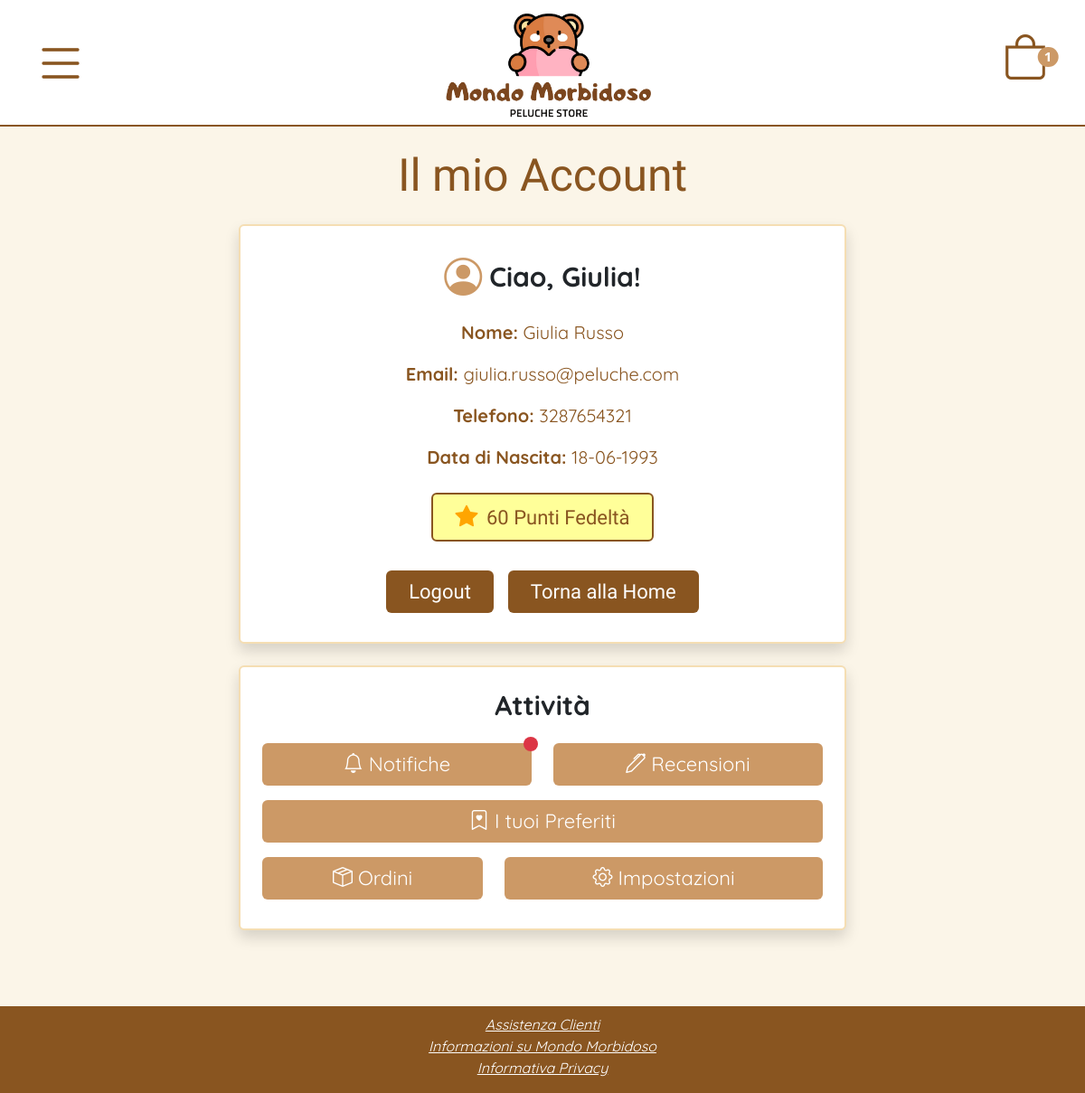
The page /php/account.php (signed in) on the database its author committed.
### tables this page shows
create table UTENTE (
     E_mail VARCHAR(100) not null,
     Nome VARCHAR(50) not null,
     Cognome VARCHAR(50) not null,
     Numero_telefono VARCHAR(15),
     Data_di_nascita DATE default null,
     Password VARCHAR(255) not null,
     Punti INT not null default 0,
     Admin BOOLEAN not null default false,
     primary key (E_mail));

### utilities/functions.php (called while the page is built, shortened)
<?php
function isUserLoggedIn() {
    return isset($_SESSION['utente']);
}
function getFormattedDate($data) {
    return DateTime::createFromFormat('Y-m-d', $data)->format('d-m-Y');
}
function isAdminLoggedIn() {
    return isset($_SESSION['utente']) && isset($_SESSION['admin']) && $_SESSION['admin'];
}
?>

### php/account.php (called while the page is built, shortened)
<?php
require_once("bootstrap.php");
$userDetails = $dbhost->getUserDetails($_SESSION["utente"]);
$numeronotifiche = $dbhost->getUserNewMessages($_SESSION["utente"]);
require("../template/base.php");
?>

### db/database.php (called while the page is built, shortened)
<?php
class DatabaseHelper {
    private $db;
    public function __construct($servername, $username, $password, $dbname, $port) {
        $this->db = new mysqli($servername, $username, $password, $dbname, $port);
    }
    public function getUserDetails($email) {
        $query = "SELECT E_mail, Nome, Cognome, Numero_telefono, Data_di_nascita, Punti FROM UTENTE WHERE E_mail = ?";
        $stmt = $this->db->prepare($query);
        $stmt->bind_param("s", $email);
        $stmt->execute();
        $result = $stmt->get_result();
        return $result->fetch_assoc();
    }
    public function getUserNewMessages($email) {
        $query = "SELECT COUNT(*) AS nuovenotifiche FROM notifica WHERE E_mail = ? AND Stato = 0";
        $stmt = $this->db->prepare($query);
        $stmt->bind_param('s', $email);
        $stmt->execute();
        $result = $stmt->get_result();
        $row = $result->fetch_assoc();
        return $row["nuovenotifiche"];
    }
}
?>

### php/bootstrap.php (called while the page is built, shortened)
<?php
require_once("../utilities/functions.php");
require_once("../db/database.php");
$dbhost = new DatabaseHelper("localhost", "root", "", "morbidoso", 3306);
?>

### template/accountC.php (the view, shortened to what this page needs)
<?php if (isAdminLoggedIn()): ?>
    <div class="container mt-4 ps-4 pe-4 cont-account">
        <h1 class="title">Account Admin</h1>
        <section class="card p-4 mb-4 mt-4 card-border shadow">
            <div class="d-flex align-items-center justify-content-center">
                <span class="bi bi-person-circle me-2" aria-hidden="true"></span>
                <h2 class="fw-bold text mb-0">Ciao, <?php echo $userDetails["Nome"] ?>!</h2>
            </div>
            <div class="d-flex flex-column align-items-center mt-3">
                <p class="text"><strong>Nome: </strong><?php echo $userDetails["Nome"] . " " . $userDetails["Cognome"]; ?></p>
                <p class="text"><strong>Email: </strong><?php echo $userDetails["E_mail"] ?></p>
                <p class="text"><strong>Telefono: </strong><?php echo $userDetails["Numero_telefono"]  != null ? $userDetails['Numero_telefono'] : 'Non Disponibile' ?></p>
                <p class="text"><strong>Data di Nascita: </strong><?php echo $userDetails['Data_di_nascita'] != '0000-00-00' ? getFormattedDate($userDetails["Data_di_nascita"]) : 'Non Disponibile' ?></p>
                <div class="d-flex align-items-center mt-4 mb-2">
                    <form method="POST" action="login.php">
                        <button type="submit" name="logout" class="btn button me-2 ps-4 pe-4">Logout</button>
                    </form>
                    <a href="../php/index.php" class="btn ms-2 button ps-4 pe-4">Torna alla Home</a>
                </div>
            </div>
        </section>
        <section class="card p-4 shadow card-border">
            <h3 class="text fw-bold">Attività Admin</h3>
            <div class="row mb-3 mt-3">
                <div class="col-6">
                    <a href="../php/notifiche.php" class="btn button-light w-100 position-relative d-flex align-items-center justify-content-center">
                        <span class="bi bi-bell ms-1 me-1" aria-hidden="true"></span>
                        Gestione Notifiche
                        <?php if($numeronotifiche != 0): ?>
                            <span class="position-absolute top-0 start-100 translate-middle p-2 bg-danger rounded-circle nuova-notifica">
                                <span class="visually-hidden">New alerts</span>
                            </span>
                        <?php endif; ?>
                    </a>
                </div>
                <div class="col-6">
                    <a href="../php/ordini.php" class="btn button-light w-100 d-flex align-items-center justify-content-center">
                        <span class="bi bi-box-seam ms-1 me-1" aria-hidden="true"></span>
                        Gestione Ordini
                    </a>
                </div>
            </div>
            <div class="text-center mb-3">
                <a href="../php/recensioni.php" class="btn button-light w-100 d-flex align-items-center justify-content-center">
                    <span class="bi bi-pen ms-1 me-1" aria-hidden="true"></span>
                    Gestione Recensioni
                </a>
            </div>
            <div class="row mb-2">
                <div class="col-6">
                    <a href="../php/prodotti.php" class="btn button-light w-100 d-flex align-items-center justify-content-center">
                        <span class="bi bi-boxes ms-1 me-1" aria-hidden="true"></span>
                        Gestione Prodotti
                    </a>
                </div>
                <div class="col-6">
                    <a href="../php/gestioneAccount.php" class="btn button-light w-100 d-flex align-items-center justify-content-center">
                        <span class="bi bi-people ms-1 me-1" aria-hidden="true"></span>
                        Gestione Utenti
                    </a>
                </div>
            </div>
        </section>
    </div>
<?php elseif (isUserLoggedIn()): ?>
    <div class="container mt-4 ps-4 pe-4 cont-account">
        <h1 class="title">Il mio Account</h1>
        <section class="card p-4 mb-4 mt-4 card-border shadow">
            <div class="d-flex align-items-center justify-content-center">
                <span class="bi bi-person-circle me-2" aria-hidden="true"></span>
                <h2 class="fw-bold text mb-0">Ciao, <?php echo $userDetails["Nome"] ?>!</h2>
            </div>
            <div class="d-flex flex-column align-items-center mt-3">
                <p class="text"><strong>Nome: </strong><?php echo $userDetails["Nome"] . " " . $userDetails["Cognome"]; ?></p>
                <p class="text"><strong>Email: </strong><?php echo $userDetails["E_mail"] ?></p>
                <p class="text"><strong>Telefono: </strong><?php echo $userDetails["Numero_telefono"]  != null ? $userDetails['Numero_telefono'] : 'Non disponibile' ?></p>
                <p class="text"><strong>Data di Nascita: </strong><?php echo $userDetails['Data_di_nascita'] != '0000-00-00' ? getFormattedDate($userDetails["Data_di_nascita"]) : 'Non disponibile' ?></p>
                <button type="button" class="btn button-outline mb-2 mt-2 pe-4 ps-4 btn-points" data-bs-toggle="collapse" data-bs-target="#collapsePoints" aria-expanded="false" aria-controls="collapsePoints">
                    <span class="bi bi-star-fill me-1" aria-hidden="true"></span> <?php echo $userDetails["Punti"]; ?> Punti Fedeltà
                </button>
                <div class="d-flex align-items-center mt-4 mb-2">
                    <form method="POST" action="login.php">
                        <button type="submit" name="logout" class="btn button me-2 ps-4 pe-4">Logout</button>
                    </form>
                    <a href="../php/index.php" class="btn ms-2 button ps-4 pe-4">Torna alla Home</a>
                </div>
            </div>
        </section>
        <section class="card p-4 shadow card-border">
            <h3 class="fw-bold text">Attività</h3>
            <div class="row mb-3 mt-3">
                <div class="col-6">
                    <a href="../php/notifiche.php" class="btn button-light w-100 position-relative">
                        <span class="bi bi-bell" aria-hidden="true"></span>
                        Notifiche
                        <?php if($numeronotifiche != 0): ?>
                            <span class="position-absolute top-0 start-100 translate-middle p-2 bg-danger rounded-circle nuova-notifica">
                            </span>
                        <?php endif; ?>
                    </a>
                </div>
                <div class="col-6">
                    <a href="../php/recensioniUtente.php" class="btn button-light w-100">
                        <span class="bi bi-pen" aria-hidden="true"></span>
                        Recensioni
                    </a>
                </div>
            </div>
            <div class='mb-3'>
                <a href="../php/preferiti.php" class="btn button-light w-100">
                    <span class="bi bi-bookmark-heart" aria-hidden="true"></span>
                    I tuoi Preferiti
                </a>
            </div>
            <div class="row mb-2">
                <div class="col-5">
                    <a href="../php/ordini.php" class="btn button-light w-100">
                        <span class="bi bi-box-seam" aria-hidden="true"></span>
                        Ordini
                    </a>
                </div>
                <div class="col-7">
                    <button type="button" class="btn button-light w-100" data-bs-toggle="modal" data-bs-target="#editProfileModal">
                        <span class="bi bi-gear" aria-hidden="true"></span>
                        Impostazioni
                    </button>
                </div>
            </div>
        </section>
    </div>
<?php endif; ?>

### css/style.css (style rules this page uses)
html, body { height: 100%; margin: 0; }
body { background-color: rgb(245, 222, 179, 0.3); display: flex; flex-direction: column; }
.button, .button:disabled { background-color: rgb(137, 85, 32); color: white; font-family: 'Chewy', sans-serif; font-size: 18px; text-align: center; }
.button-outline { border: 2px solid rgb(137, 85, 32); color: rgb(137, 85, 32); font-family: 'Chewy', sans-serif; font-size: 18px; text-align: center; }
.button-light { background-color: rgb(204, 153, 102); color: white; font-family: 'Quicksand', sans-serif; font-size: 18px; text-align: center; }
.text { font-family: 'Quicksand', sans-serif; font-size: 16px; text-align: center; }
.title { font-family: 'Chewy', sans-serif; text-align: center; color: rgb(137, 85, 32); font-size: 35px; }
.card-border { border: 2px solid rgb(245, 222, 179); }
main p { color: rgb(137, 85, 32) }
.bi-person-circle { font-size: 35px; color: rgb(204, 153, 102); }
.cont-account h2, .cont-account h3, .modal-content .bi-x-lg, .cont-accounts h2 { font-size: 25px; }
.btn-points { background-color: rgb(255, 255, 153); }
.bi-star-fill, .bi-star-half, .bi-star { color: rgb(255, 165, 0); font-size: 20px; }
.bi-bell, .bi-bookmark-heart, .bi-box-seam, .bi-gear, .bi-boxes, .bi-people, .btn-delete, .container-register .bi-envelope, .cookie h5 { font-size: 18px; }
.bi-pen { font-size: 15px; }
@media screen and (min-width: 768px) { .button, .button-outline, .button-light { font-size: 22px; } }
@media screen and (min-width: 768px) { .title { font-size: 50px; } }
@media screen and (min-width: 768px) { .text { font-size: 20px; } }
@media screen and (min-width: 768px) { .cookie, .cont-account { width: 60%; } }
@media screen and (min-width: 768px) { .cont-account h2, .cont-account h3, .modal-content .bi-x-lg { font-size: 30px; } }
@media screen and (min-width: 768px) { .bi-person-circle { font-size: 42px; } }
@media screen and (min-width: 768px) { .bi-star-fill, .bi-star-half, .bi-star, .collapse-points > h3, .cont-info h2 { font-size: 25px; } }
@media screen and (min-width: 768px) { .bi-bell, .bi-pen, .bi-bookmark-heart, .bi-box-seam, .bi-gear, .bi-boxes, .bi-people, .btn-delete, .bi-trash3-fill { font-size: 22px; } }

### rows shown on the page
utente: Nome "Giulia", Cognome "Russo", E_mail "giulia.russo@peluche.com", Numero_telefono "3287654321", Data_di_nascita "18-06-1993", Punti "60"

### other values the page prints
$numeroprodotti "1"
